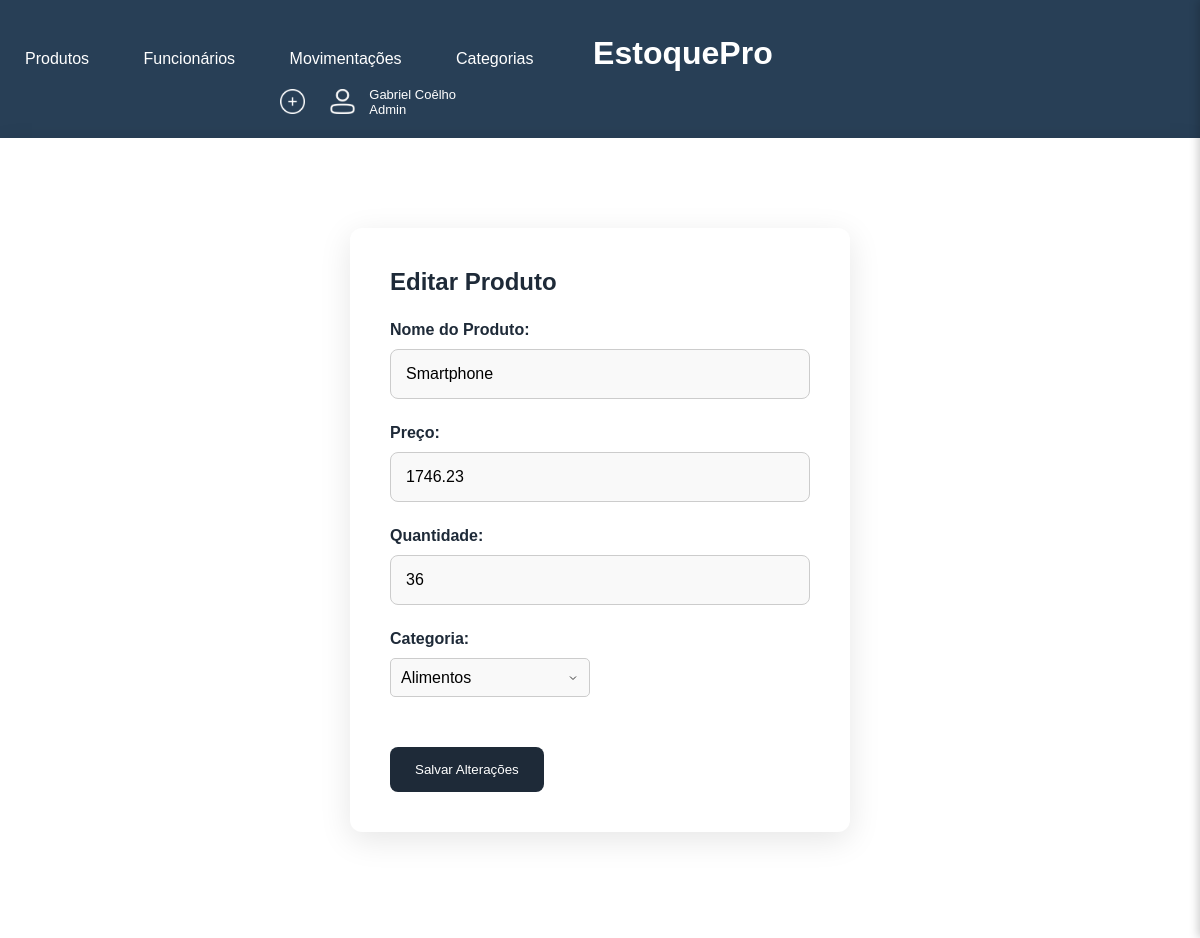
The page /editar_produto/1 on the database its author committed.
### models.py (models this page shows, shortened)
class Produto(Base):
    __tablename__ = 'produtos'
    id_produto = Column(Integer, primary_key=True)
    nome_produto = Column(String(40), nullable=False, index=True)
    qtd = Column(Integer, index=True)
    preco_produto = Column(Float, index=True)
    id_categoria = Column(Integer, ForeignKey('categorias.id_categoria'))
    categoria = relationship("Categoria")

### app.py (the view, shortened to what this page needs)
@app.route('/editar_produto/<int:id_produto>', methods=["GET", "POST"])
def editar_produto(id_produto):
    produto = db_session.query(Produto).filter(Produto.id_produto == id_produto).first()
    if not produto:
        flash("Produto não encontrado.", "error")
        return redirect(url_for('produto'))
    categorias = db_session.query(Categoria).all()
    return render_template('editar_produto.html', produto=produto, categorias=categorias)

### templates/editar_produto.html
{% extends 'base.html' %}
{% block conteudo %}
    <div class="formulario">
        <h2>Editar Produto</h2>
        <form action="{{ url_for('editar_produto', id_produto=produto.id_produto) }}" method="POST">
            <label for="form_nome_produto">Nome do Produto:</label>
            <input type="text" id="form_nome_produto" name="form_nome_produto" value="{{ produto.nome_produto }}"
                   required>
            <label for="form_preco_produto">Preço:</label>
            <input type="text" id="form_preco_produto" name="form_preco_produto" value="{{ produto.preco_produto }}"
                   required>
            <label for="form_quantidade">Quantidade:</label>
            <input type="text" id="form_quantidade" name="form_quantidade" value="{{ produto.qtd }}"
                   required>
            <label for="form_categoria_produto">Categoria:</label>
            <select id="form_categoria_produto" name="form_categoria_produto" required style="margin-bottom:50px;"
            {% for categoria in categorias %}
                <option value="{{ categoria.id_categoria }}"
                        {% if categoria.id_categoria == produto.id_categoria %}selected{% endif %}>
                    {{ categoria.nome_categoria }}
                </option>
            {% endfor %}
            </select>
            <button type="submit">Salvar Alterações</button>
        </form>
    </div>
{% endblock conteudo %}

### static/template.css (style rules this page uses)
* { margin: 0; padding: 0; box-sizing: border-box; }
body, html { height: 100%; font-family: 'Poppins', sans-serif; background-color: #f0f2f5; color: #333333; }
select { width: 200px; padding: 10px; border: 1px solid #ccc; border-radius: 5px; font-size: 16px; background-color: #f9f9f9; appearance: none; background-repeat: no-repeat; background-position: right 10px center; background-size: 12px; transition: border-color 0.3s, box-shadow 0.3s; display: block; margin-bottom: 20px; }
option { padding: 10px; }
h2 { color: #1e2a38; margin-bottom: 25px; font-weight: 600; }
.formulario { max-width: 500px; margin: 50px auto; padding: 40px; background-color: #ffffff; box-shadow: 0 8px 32px rgba(0, 0, 0, 0.1); border-radius: 12px; }
label { display: block; margin-bottom: 10px; font-weight: 600; color: #1e2a38; }
input[type="text"], input[type="email"], input[type="password"] { width: 100%; padding: 15px; margin-bottom: 25px; border: 1px solid #ccc; border-radius: 8px; background-color: #f9f9f9; font-size: 16px; transition: border-color 0.3s, box-shadow 0.3s; }
input { display: block; margin-bottom: 20px; padding: 10px; font-size: 16px; border: 2px solid #ccc; border-radius: 5px; background-color: #f9f9f9; transition: border-color 0.3s, box-shadow 0.3s; }
button { background-color: #1e2a38; color: white; border: none; padding: 15px 25px; border-radius: 8px; cursor: pointer; transition: background-color 0.3s; }

### rows shown on the page
Produto: form_nome_produto "Smartphone", form_preco_produto "1746.23", form_quantidade "36"

### other values the page prints
form field form_categoria_produto "Alimentos"
